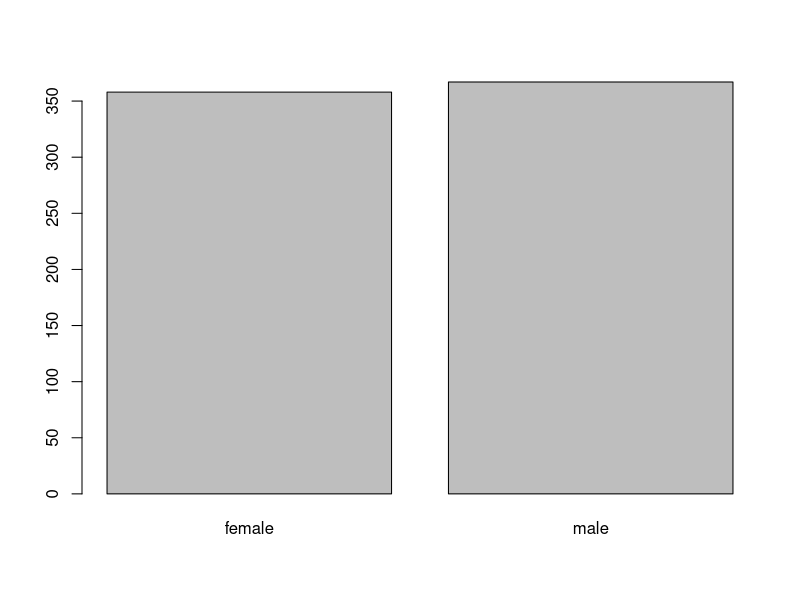
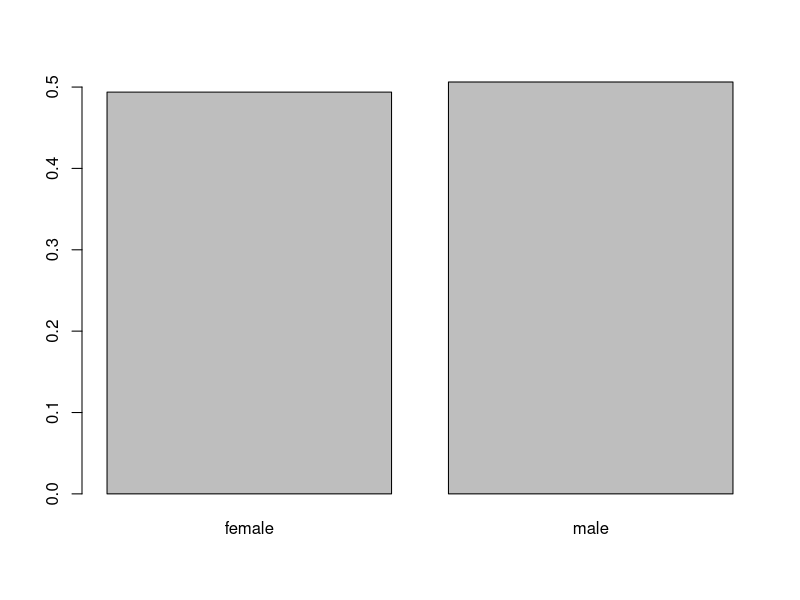
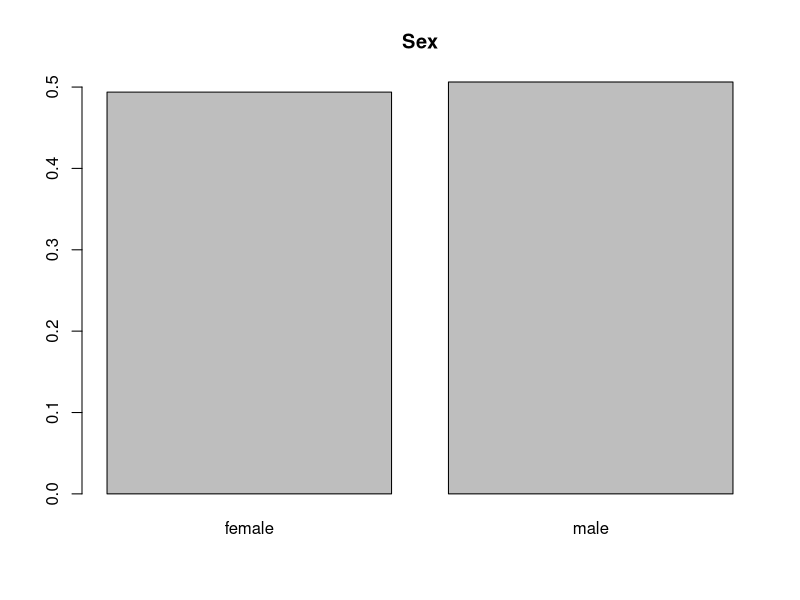
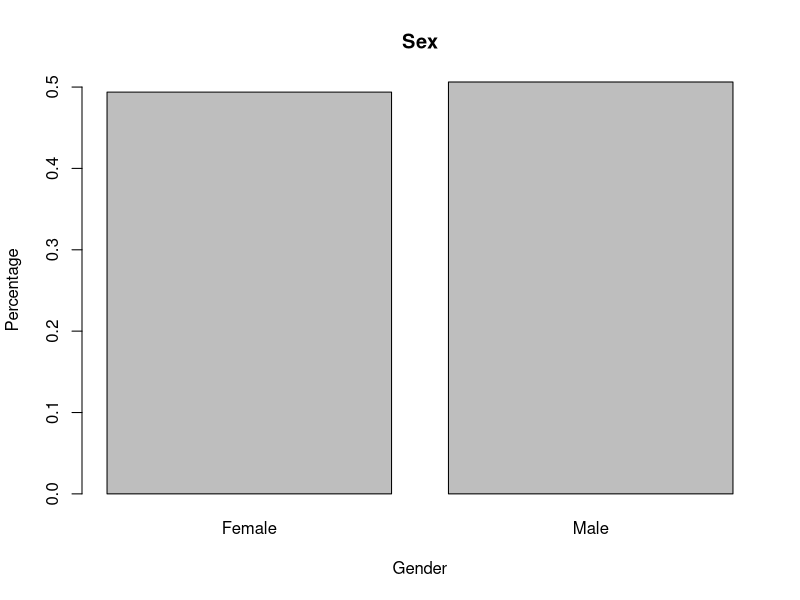
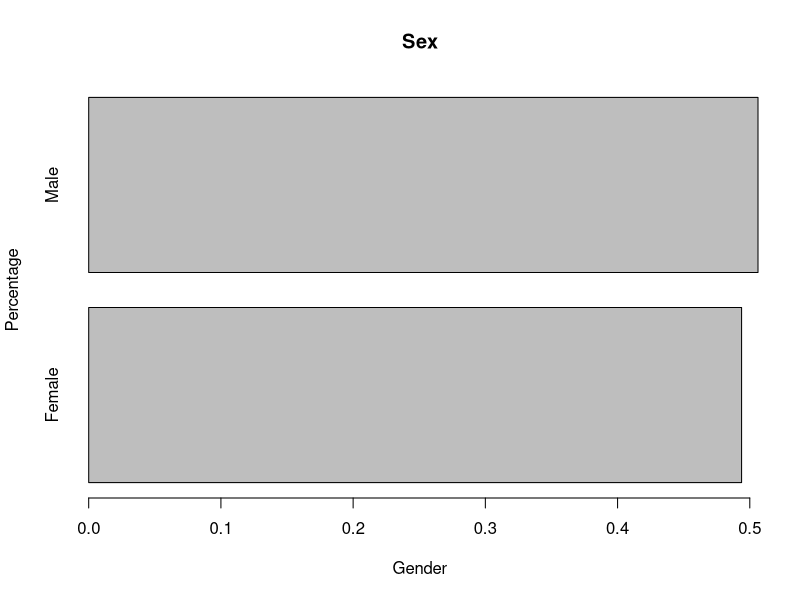
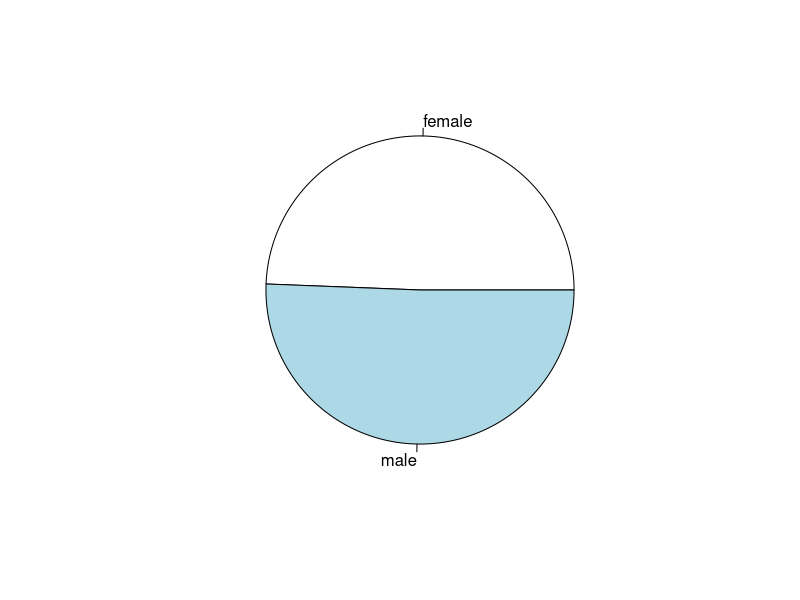
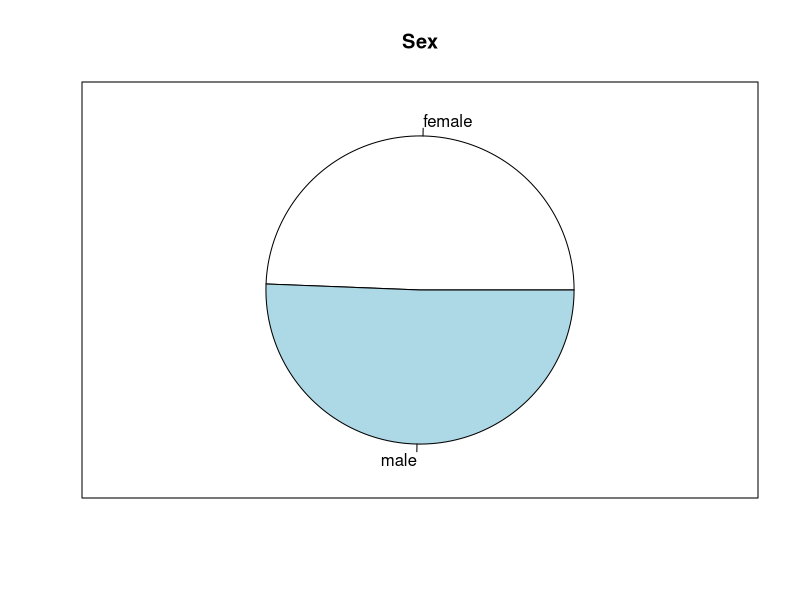
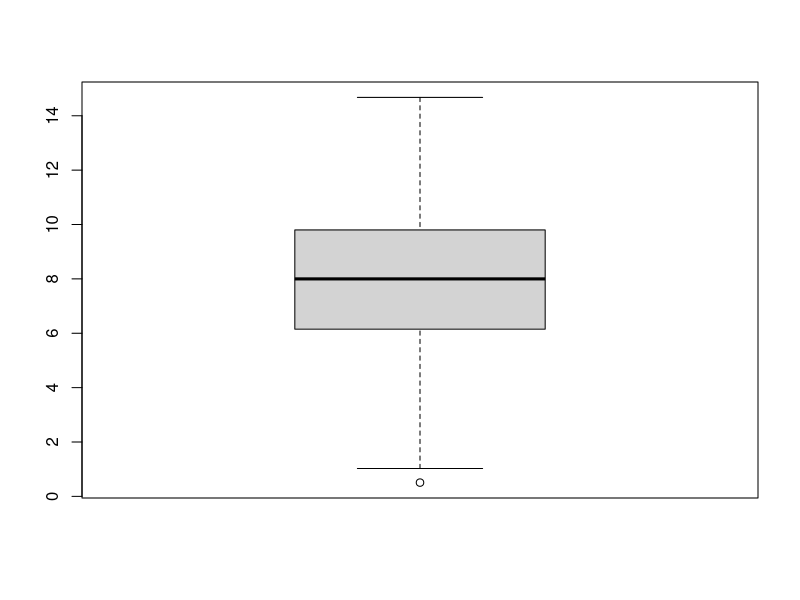

Recreate these plots in R, in order.
getwd()
setwd('C:/Users/ASUS/Desktop/rworkshop/Rworkshop')
df <- read.csv('LungCapData.xls - LungCapData.txt.csv')

#barplot
?barplot
#Barplot is a visualization of frequency for each category

table(df$Gender)
table(df$Smoke)
table(df$Caesarean)

freq <- table(df$Gender)

rel_freq <- table(df$Gender) /725

freq
rel_freq

barplot(freq)

barplot(rel_freq)

barplot(rel_freq , main = 'Sex')

barplot(rel_freq , main = 'Sex' , xlab = 'Gender' , ylab = 'Percentage' , 
        names.arg = c('Female', 'Male'))

barplot(rel_freq , main = 'Sex' , xlab = 'Gender' , ylab = 'Percentage' , 
        names.arg = c('Female', 'Male'), horiz = TRUE)

pie(freq)

pie(freq , main = 'Sex')


box()

#boxplot
help(boxplot)

boxplot(df$LungCap)

q <- quantile(df$LungCap , probs = c(0,0.25,0.5,0.75,1))
q

boxplot(df$LungCap, main= 'Box Plot' , ylab = 'Lung Capacity')

boxplot(df$LungCap, main= 'Box Plot' , ylab = 'Lung Capacity' , ylim = c(0 , 16))

boxplot(df$LungCap ~ df$Gender)

boxplot(df$LungCap ~ df$Gender, main= 'Box Plot' , ylab = 'Lung Capacity', 
        xlab = 'Gender')

boxplot(df$LungCap[df$Gender == 'female'] , df$LungCap[df$Gender == 'male'])

#using cut function 
df$AgeGroup = cut(df$Age , breaks = c(0,13,15,17,25) ,
                  labels = c('<13' , '14-15','16-17','18+'))

table(df$AgeGroup)

boxplot(df$LungCap[df$Age>=18]~df$Smoke[df$Age>=18],ylab = 'Lung Capacity',
        xlab = 'Smoker' ,
        main = 'Effect of smoke on lung capacity of 18+')

boxplot(df$LungCap ~ df$Smoke*df$AgeGroup, main= 'Box Plot' , ylab = 'Lung Capacity', 
        xlab = 'Gender')

boxplot(df$LungCap ~ df$Smoke*df$AgeGroup, main= 'Box Plot' , ylab = 'Lung Capacity'
        , xlab =' ' , las=2)

boxplot(df$LungCap ~ df$Smoke*df$AgeGroup, main= 'Box Plot' , ylab = 'Lung Capacity'
        , xlab =' ' , las=2 , col=c(2,4))

boxplot(df$LungCap ~ df$Smoke*df$AgeGroup, main= 'Box Plot' , ylab = 'Lung Capacity'
        , xlab =' ' ,axes=FALSE , col=c(2,4))
box()
axis(2 , at=seq(0,20,2), seq(0,20,2) , las=1)
axis(1 , at=c(1.5,3.5,5.5,7.5), labels = c('<13' , '14-15','16-17','18+') , las=1)
legend(x=7 ,y=4.5 , legend = c('Non-smoker','Smoker'),col=c(2,4),pch=15,cex=0.8)

#histogram
hist(df$LungCap)

#using density instead of frequency
hist(df$LungCap , freq = FALSE)

#set the breaks 
#remember number of bins = number of breaks + 1
hist(df$LungCap , breaks= 7)

hist(df$LungCap , breaks= 11)

hist(df$LungCap ,xlim =c(0,16), breaks= seq(from=0, to=16, by=2))

hist(df$LungCap ,xlim =c(0,16), las = 1 ,breaks= seq(from=0, to=16, by=2), freq = FALSE,
     ylim = c(0,0.2))

lines(density(df$LungCap))
#Warning! don't try line(density) on frequency histogram plot

lines(density(df$LungCap), col =2 ,lwd=3)

#stem and leaf
female_df <- df$LungCap[df$Gender == 'female']
female_df

stem(female_df)

stem(female_df , scale = 2)
